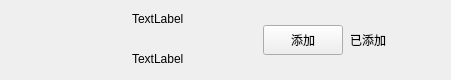
<?xml version="1.0" encoding="UTF-8"?>
<ui version="4.0">
 <class>ApplyFriendItem</class>
 <widget class="QWidget" name="ApplyFriendItem">
  <property name="geometry">
   <rect>
    <x>0</x>
    <y>0</y>
    <width>451</width>
    <height>80</height>
   </rect>
  </property>
  <property name="minimumSize">
   <size>
    <width>0</width>
    <height>80</height>
   </size>
  </property>
  <property name="maximumSize">
   <size>
    <width>16777215</width>
    <height>97</height>
   </size>
  </property>
  <property name="windowTitle">
   <string>Form</string>
  </property>
  <layout class="QHBoxLayout" name="horizontalLayout">
   <property name="spacing">
    <number>6</number>
   </property>
   <property name="leftMargin">
    <number>9</number>
   </property>
   <property name="topMargin">
    <number>0</number>
   </property>
   <property name="rightMargin">
    <number>0</number>
   </property>
   <property name="bottomMargin">
    <number>0</number>
   </property>
   <item>
    <spacer name="horizontalSpacer">
     <property name="orientation">
      <enum>Qt::Horizontal</enum>
     </property>
     <property name="sizeType">
      <enum>QSizePolicy::Fixed</enum>
     </property>
     <property name="sizeHint" stdset="0">
      <size>
       <width>50</width>
       <height>20</height>
      </size>
     </property>
    </spacer>
   </item>
   <item>
    <widget class="QLabel" name="icon_lb">
     <property name="minimumSize">
      <size>
       <width>45</width>
       <height>45</height>
      </size>
     </property>
     <property name="maximumSize">
      <size>
       <width>45</width>
       <height>45</height>
      </size>
     </property>
     <property name="text">
      <string/>
     </property>
    </widget>
   </item>
   <item>
    <widget class="QWidget" name="widget" native="true">
     <property name="maximumSize">
      <size>
       <width>16777215</width>
       <height>16777215</height>
      </size>
     </property>
     <layout class="QHBoxLayout" name="horizontalLayout_2">
      <property name="spacing">
       <number>7</number>
      </property>
      <property name="leftMargin">
       <number>11</number>
      </property>
      <property name="topMargin">
       <number>2</number>
      </property>
      <property name="rightMargin">
       <number>11</number>
      </property>
      <property name="bottomMargin">
       <number>2</number>
      </property>
      <item>
       <widget class="QWidget" name="widget_2" native="true">
        <layout class="QVBoxLayout" name="verticalLayout">
         <property name="spacing">
          <number>10</number>
         </property>
         <property name="leftMargin">
          <number>11</number>
         </property>
         <property name="topMargin">
          <number>2</number>
         </property>
         <property name="rightMargin">
          <number>11</number>
         </property>
         <property name="bottomMargin">
          <number>2</number>
         </property>
         <item>
          <widget class="QLabel" name="user_name_lb">
           <property name="minimumSize">
            <size>
             <width>100</width>
             <height>30</height>
            </size>
           </property>
           <property name="maximumSize">
            <size>
             <width>200</width>
             <height>30</height>
            </size>
           </property>
           <property name="text">
            <string>TextLabel</string>
           </property>
          </widget>
         </item>
         <item>
          <widget class="QLabel" name="user_chat_lb">
           <property name="minimumSize">
            <size>
             <width>100</width>
             <height>30</height>
            </size>
           </property>
           <property name="maximumSize">
            <size>
             <width>500</width>
             <height>30</height>
            </size>
           </property>
           <property name="text">
            <string>TextLabel</string>
           </property>
          </widget>
         </item>
        </layout>
       </widget>
      </item>
      <item>
       <widget class="ClickedBtn" name="addBtn">
        <property name="minimumSize">
         <size>
          <width>80</width>
          <height>30</height>
         </size>
        </property>
        <property name="maximumSize">
         <size>
          <width>80</width>
          <height>30</height>
         </size>
        </property>
        <property name="text">
         <string>添加</string>
        </property>
       </widget>
      </item>
      <item>
       <widget class="QLabel" name="already_add_lb">
        <property name="minimumSize">
         <size>
          <width>40</width>
          <height>0</height>
         </size>
        </property>
        <property name="maximumSize">
         <size>
          <width>40</width>
          <height>16777215</height>
         </size>
        </property>
        <property name="text">
         <string>已添加</string>
        </property>
       </widget>
      </item>
      <item>
       <spacer name="horizontalSpacer_2">
        <property name="orientation">
         <enum>Qt::Horizontal</enum>
        </property>
        <property name="sizeType">
         <enum>QSizePolicy::Fixed</enum>
        </property>
        <property name="sizeHint" stdset="0">
         <size>
          <width>50</width>
          <height>20</height>
         </size>
        </property>
       </spacer>
      </item>
     </layout>
    </widget>
   </item>
  </layout>
 </widget>
 <customwidgets>
  <customwidget>
   <class>ClickedBtn</class>
   <extends>QPushButton</extends>
   <header location="global">clickedbtn.h</header>
  </customwidget>
 </customwidgets>
 <resources/>
 <connections/>
</ui>
